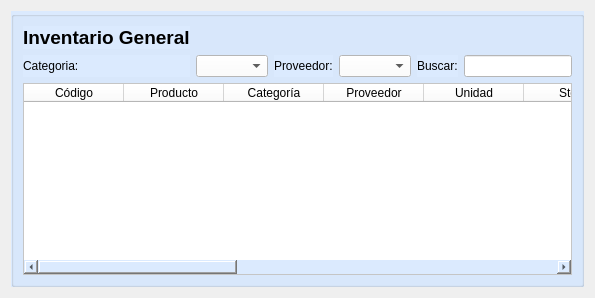
      <widget class="QWidget" name="tabInventario">
       <attribute name="title">
        <string>Inventario</string>
       </attribute>
       <layout class="QVBoxLayout" name="verticalLayout_6">
        <item>
         <widget class="QGroupBox" name="gboxInventarioGeneral">
          <property name="styleSheet">
           <string notr="true">background-color: #dbeafe;</string>
          </property>
          <property name="title">
           <string/>
          </property>
          <layout class="QGridLayout" name="gridLayout">
           <item row="1" column="2">
            <widget class="QLabel" name="labelProvInventario">
             <property name="text">
              <string>Proveedor:</string>
             </property>
            </widget>
           </item>
           <item row="2" column="0" colspan="6">
            <widget class="QTableWidget" name="tableInventario">
             <property name="styleSheet">
              <string notr="true">background-color: rgb(255, 255, 255);</string>
             </property>
             <column>
              <property name="text">
               <string>Código</string>
              </property>
             </column>
             <column>
              <property name="text">
               <string>Producto</string>
              </property>
             </column>
             <column>
              <property name="text">
               <string>Categoría</string>
              </property>
             </column>
             <column>
              <property name="text">
               <string>Proveedor</string>
              </property>
             </column>
             <column>
              <property name="text">
               <string>Unidad</string>
              </property>
             </column>
             <column>
              <property name="text">
               <string>Stock</string>
              </property>
             </column>
             <column>
              <property name="text">
               <string>Stock seg.</string>
              </property>
             </column>
             <column>
              <property name="text">
               <string>Demanda est.</string>
              </property>
             </column>
             <column>
              <property name="text">
               <string>Lead Time</string>
              </property>
             </column>
             <column>
              <property name="text">
               <string>Punto reorden</string>
              </property>
             </column>
             <column>
              <property name="text">
               <string>Estado</string>
              </property>
             </column>
             <column>
              <property name="text">
               <string>Costo</string>
              </property>
             </column>
             <column>
              <property name="text">
               <string>Precio</string>
              </property>
             </column>
            </widget>
           </item>
           <item row="1" column="4">
            <widget class="QLabel" name="labelFiltroInventario">
             <property name="text">
              <string>Buscar:</string>
             </property>
            </widget>
           </item>
           <item row="1" column="0">
            <widget class="QLabel" name="labelCatInventario">
             <property name="text">
              <string>Categoria:</string>
             </property>
            </widget>
           </item>
           <item row="1" column="3">
            <widget class="QComboBox" name="comboProvInventario">
             <property name="styleSheet">
              <string notr="true">background-color: rgb(255, 255, 255);</string>
             </property>
            </widget>
           </item>
           <item row="1" column="5">
            <widget class="QLineEdit" name="lineFiltroInventario">
             <property name="styleSheet">
              <string notr="true">background-color: rgb(255, 255, 255);</string>
             </property>
            </widget>
           </item>
           <item row="1" column="1">
            <widget class="QComboBox" name="comboCatInventario">
             <property name="styleSheet">
              <string notr="true">background-color: rgb(255, 255, 255);</string>
             </property>
            </widget>
           </item>
           <item row="0" column="0">
            <widget class="QLabel" name="labelInventarioGen">
             <property name="font">
              <font>
               <pointsize>14</pointsize>
               <bold>true</bold>
              </font>
             </property>
             <property name="text">
              <string>Inventario General</string>
             </property>
            </widget>
           </item>
          </layout>
         </widget>
        </item>
       </layout>
      </widget>
